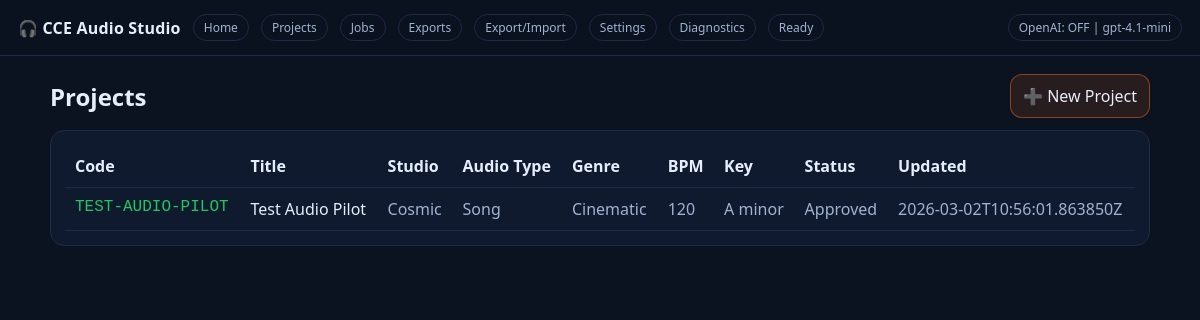
The app's page /projects with its own data.
### tables this page shows
CREATE TABLE projects (
                id INTEGER PRIMARY KEY AUTOINCREMENT,
                project_code TEXT UNIQUE,
                title TEXT,
                studio TEXT,
                audio_type TEXT,
                genre TEXT,
                bpm TEXT,
                musical_key TEXT,
                mood TEXT,
                reference_notes TEXT,
                lyrics_theme TEXT,
                notes TEXT,
                status TEXT,
                created_at TEXT,
                updated_at TEXT
            );

### app.py (the view)
    @app.get("/projects")
    def projects_page():
        projects = storage.list_projects(conn, limit=500)
        return render_template("cca_projects.html", projects=projects)

### llm_core.py (called while the page is built)
    def status(self) -> Dict[str, Any]:
        return {
            "openai_installed": self.openai_installed,
            "openai_enabled": self.enabled,
            "model": self.model,
            "provider": "openai" if self.enabled else "offline",
            "reason": self.reason if (not self.openai_installed and self.api_key) else "",
        }

### storage_core.py (called while the page is built)
def get_setting(conn: sqlite3.Connection, key: str, default: Optional[str] = None) -> Optional[str]:
    cur = conn.cursor()
    r = cur.execute("SELECT v FROM settings WHERE k=?", (key,)).fetchone()
    return r["v"] if r else default

def list_projects(conn: sqlite3.Connection, limit: int = 500) -> List[Dict[str, Any]]:
    cur = conn.cursor()
    cur.execute("SELECT * FROM projects ORDER BY updated_at DESC LIMIT ?", (int(limit),))
    return [dict(r) for r in cur.fetchall()]

### templates/cca_projects.html
{% extends "cca_base.html" %}
{% set title="Projects" %}
{% block content %}
<div class="row" style="justify-content:space-between; align-items:center">
  <h2 style="margin:0">Projects</h2>
  <a class="btn primary" href="{{ url_for('new_project_page') }}">➕ New Project</a>
</div>
<div class="card" style="margin-top:12px">
  <table>
    <tr><th>Code</th><th>Title</th><th>Studio</th><th>Audio Type</th><th>Genre</th><th>BPM</th><th>Key</th><th>Status</th><th>Updated</th></tr>
    {% for p in projects %}
      <tr>
        <td class="mono"><a href="{{ url_for('project_view', code=p.project_code) }}">{{ p.project_code }}</a></td>
        <td>{{ p.title }}</td>
        <td class="mut">{{ p.studio }}</td>
        <td class="mut">{{ p.audio_type }}</td>
        <td class="mut">{{ p.genre }}</td>
        <td class="mut">{{ p.bpm }}</td>
        <td class="mut">{{ p.musical_key }}</td>
        <td class="mut">{{ p.status }}</td>
        <td class="mut">{{ p.updated_at }}</td>
      </tr>
    {% endfor %}
  </table>
</div>
{% endblock %}

### templates/cca_base.html (shortened to what this page needs)
<!doctype html>
<html lang="en">
<head>
</head>
<body>
  <div class="top">
    <div class="brand">🎧 {{ meta.name }}</div>
    <a class="pill" href="{{ url_for('home') }}">Home</a>
    <a class="pill" href="{{ url_for('projects_page') }}">Projects</a>
    <a class="pill" href="{{ url_for('jobs_page') }}">Jobs</a>
    <a class="pill" href="{{ url_for('exports_page') }}">Exports</a>
    <a class="pill" href="{{ url_for('export_import_page') }}">Export/Import</a>
    <a class="pill" href="{{ url_for('settings_page') }}">Settings</a>
    <a class="pill" href="{{ url_for('diagnostics') }}">Diagnostics</a>
    <a class="pill" href="{{ url_for('ready') }}">Ready</a>
    <div class="pill">OpenAI: {{ "ON" if llm.openai_enabled else "OFF" }} | {{ llm.model }}</div>
  </div>
  <div class="wrap">
    {% block content %}{% endblock %}
  </div>
</body>
</html>

### records on screen
projects: project_code "TEST-AUDIO-PILOT", title "Test Audio Pilot", studio "Cosmic", audio_type "Song", genre "Cinematic", bpm "120", musical_key "A minor", status "Approved", updated_at "2026-03-02T10:56:01.863850Z"

### other values on screen
{{ meta.name }} "CCE Audio Studio"
{{ "ON" if llm.openai_enabled else "OFF" }} "OFF"
{{ llm.model }} "gpt-4.1-mini"
